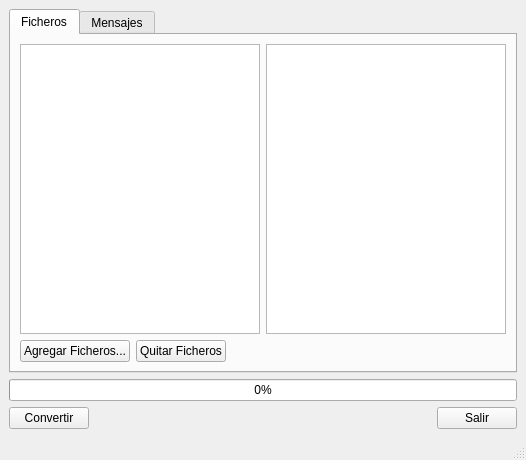
<?xml version="1.0" encoding="UTF-8"?>
<ui version="4.0">
 <class>finestraPrincipal</class>
 <widget class="QMainWindow" name="finestraPrincipal">
  <property name="geometry">
   <rect>
    <x>0</x>
    <y>0</y>
    <width>526</width>
    <height>460</height>
   </rect>
  </property>
  <property name="windowTitle">
   <string>LaTeX2GIFT v1.1</string>
  </property>
  <widget class="QWidget" name="centralwidget">
   <layout class="QVBoxLayout" name="verticalLayout_2">
    <item>
     <widget class="QTabWidget" name="tabWidget">
      <property name="currentIndex">
       <number>0</number>
      </property>
      <widget class="QWidget" name="tab">
       <attribute name="title">
        <string>Ficheros</string>
       </attribute>
       <layout class="QVBoxLayout" name="verticalLayout">
        <item>
         <layout class="QHBoxLayout" name="horizontalLayout">
          <item>
           <widget class="QListWidget" name="llistaFitxersTex"/>
          </item>
          <item>
           <widget class="QListWidget" name="llistaFitxersGIFT"/>
          </item>
         </layout>
        </item>
        <item>
         <layout class="QHBoxLayout" name="horizontalLayout_4">
          <item>
           <widget class="QPushButton" name="botoAfegir">
            <property name="text">
             <string>Agregar Ficheros...</string>
            </property>
           </widget>
          </item>
          <item>
           <widget class="QPushButton" name="botoLlevarFitxer">
            <property name="text">
             <string>Quitar Ficheros</string>
            </property>
           </widget>
          </item>
          <item>
           <spacer name="horizontalSpacer_2">
            <property name="orientation">
             <enum>Qt::Horizontal</enum>
            </property>
            <property name="sizeHint" stdset="0">
             <size>
              <width>40</width>
              <height>20</height>
             </size>
            </property>
           </spacer>
          </item>
         </layout>
        </item>
       </layout>
      </widget>
      <widget class="QWidget" name="tab_2">
       <attribute name="title">
        <string>Mensajes</string>
       </attribute>
       <layout class="QHBoxLayout" name="horizontalLayout_3">
        <item>
         <widget class="QTextBrowser" name="logConversio"/>
        </item>
       </layout>
      </widget>
     </widget>
    </item>
    <item>
     <widget class="QProgressBar" name="barraProgress">
      <property name="value">
       <number>0</number>
      </property>
     </widget>
    </item>
    <item>
     <layout class="QHBoxLayout" name="horizontalLayout_2">
      <item>
       <widget class="QPushButton" name="botoConvert">
        <property name="text">
         <string>Convertir</string>
        </property>
       </widget>
      </item>
      <item>
       <spacer name="horizontalSpacer">
        <property name="orientation">
         <enum>Qt::Horizontal</enum>
        </property>
        <property name="sizeHint" stdset="0">
         <size>
          <width>40</width>
          <height>20</height>
         </size>
        </property>
       </spacer>
      </item>
      <item>
       <widget class="QPushButton" name="botoSortir">
        <property name="text">
         <string>Salir</string>
        </property>
       </widget>
      </item>
     </layout>
    </item>
   </layout>
  </widget>
  <widget class="QMenuBar" name="menubar">
   <property name="geometry">
    <rect>
     <x>0</x>
     <y>0</y>
     <width>526</width>
     <height>22</height>
    </rect>
   </property>
  </widget>
  <widget class="QStatusBar" name="statusbar"/>
 </widget>
 <resources/>
 <connections>
  <connection>
   <sender>botoSortir</sender>
   <signal>clicked()</signal>
   <receiver>finestraPrincipal</receiver>
   <slot>close()</slot>
   <hints>
    <hint type="sourcelabel">
     <x>518</x>
     <y>410</y>
    </hint>
    <hint type="destinationlabel">
     <x>510</x>
     <y>358</y>
    </hint>
   </hints>
  </connection>
 </connections>
</ui>
